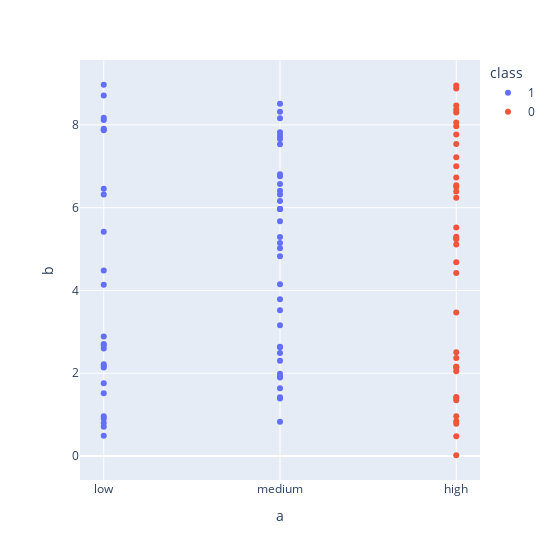

Notebook code for this chart:
### Code cell
fig = px.scatter(df, x='a',
            y='b',
            color='class',
            height=560,
            width=560,
            )
fig.show()

### Figure 1 — Plotly figure (JSON) as saved in the notebook; plotly's stock layout.template omitted (floating-point values rounded to 4 significant figures)
{"data": [{"hovertemplate": "class=1<br>a=%{x}<br>b=%{y}<extra></extra>", "legendgroup": "1", "marker": {"color": "#636efa", "symbol": "circle"}, "mode": "markers", "name": "1", "orientation": "v", "showlegend": true, "type": "scatter", "x": ["low", "low", "low", "medium", "medium", "medium", "medium", "medium", "medium", "medium", "low", "medium", "medium", "medium", "medium", "medium", "medium", "medium", "medium", "medium", "low", "medium", "medium", "medium", "medium", "medium", "medium", "low", "medium", "low", "low", "medium", "low", "medium", "low", "low", "medium", "medium", "low", "medium", "medium", "low", "low", "low", "medium", "low", "medium", "low", "low", "medium", "low", "medium", "low", "low", "low", "low", "medium", "low", "medium", "low", "medium", "low"], "xaxis": "x", "y": [0.71, 2.6, 2.14, 2.63, 5.97, 1.39, 4.15, 7.66, 1.9, 3.79, 4.48, 5.29, 6.76, 5.97, 1.92, 6.32, 7.53, 2.3, 7.74, 8.16, 7.87, 2.64, 6.41, 1.42, 1.64, 4.83, 3.16, 1.76, 5.15, 5.42, 8.12, 6.16, 0.8, 6.57, 2.18, 4.14, 5.67, 0.83, 2.22, 2.49, 8.51, 2.89, 7.89, 7.91, 3.52, 8.17, 8.32, 1.52, 8.71, 7.82, 2.71, 1.99, 0.49, 8.97, 0.9, 2.68, 5.02, 6.46, 5.97, 6.32, 6.81, 0.96], "yaxis": "y"}, {"hovertemplate": "class=0<br>a=%{x}<br>b=%{y}<extra></extra>", "legendgroup": "0", "marker": {"color": "#EF553B", "symbol": "circle"}, "mode": "markers", "name": "0", "orientation": "v", "showlegend": true, "type": "scatter", "x": ["high", "high", "high", "high", "high", "high", "high", "high", "high", "high", "high", "high", "high", "high", "high", "high", "high", "high", "high", "high", "high", "high", "high", "high", "high", "high", "high", "high", "high", "high", "high", "high", "high", "high", "high", "high", "high", "high"], "xaxis": "x", "y": [5.3, 4.68, 5.11, 4.42, 0.02, 6.54, 1.35, 7.97, 8.88, 2.51, 3.47, 8.3, 5.24, 2.05, 8.47, 6.73, 5.27, 7, 2.16, 8.95, 6.5, 0.84, 6.24, 7.54, 2.16, 8.37, 7.77, 6.39, 7.22, 8.06, 1.4, 0.78, 0.48, 2.14, 0.96, 2.37, 1.43, 5.52], "yaxis": "y"}], "layout": {"height": 560, "legend": {"title": {"text": "class"}, "tracegroupgap": 0}, "margin": {"t": 60}, "width": 560, "xaxis": {"anchor": "y", "domain": [0, 1], "title": {"text": "a"}}, "yaxis": {"anchor": "x", "domain": [0, 1], "title": {"text": "b"}}}}
